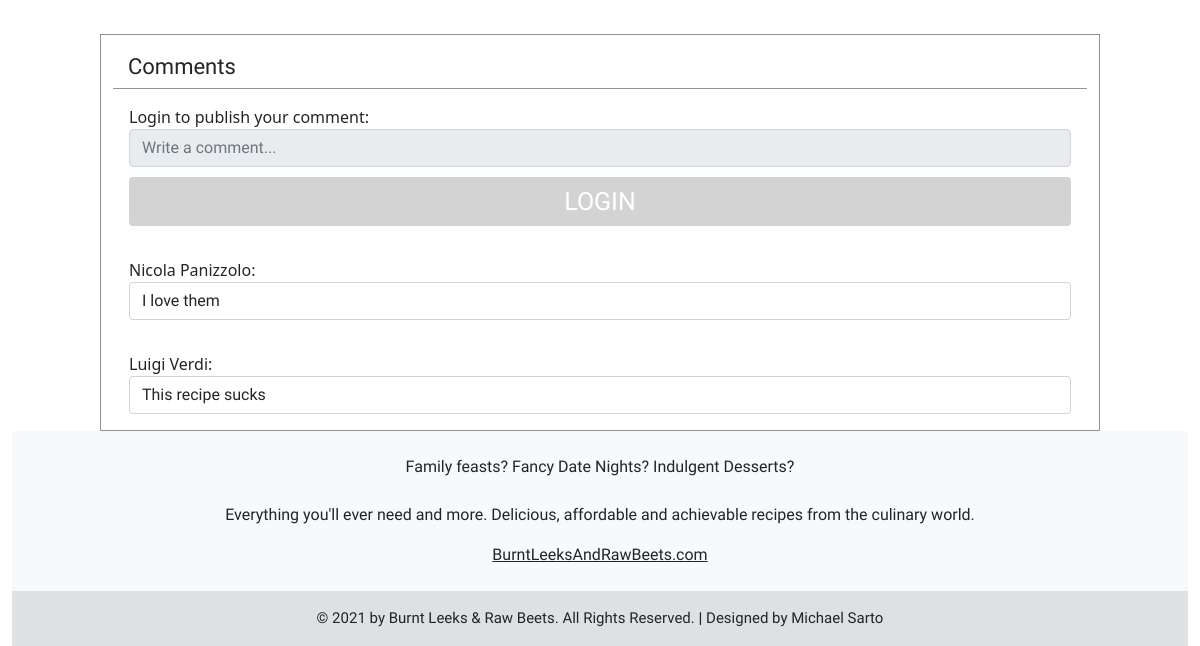
Page /recipe.php?recipe=1 (lower part) on the earlier database version.
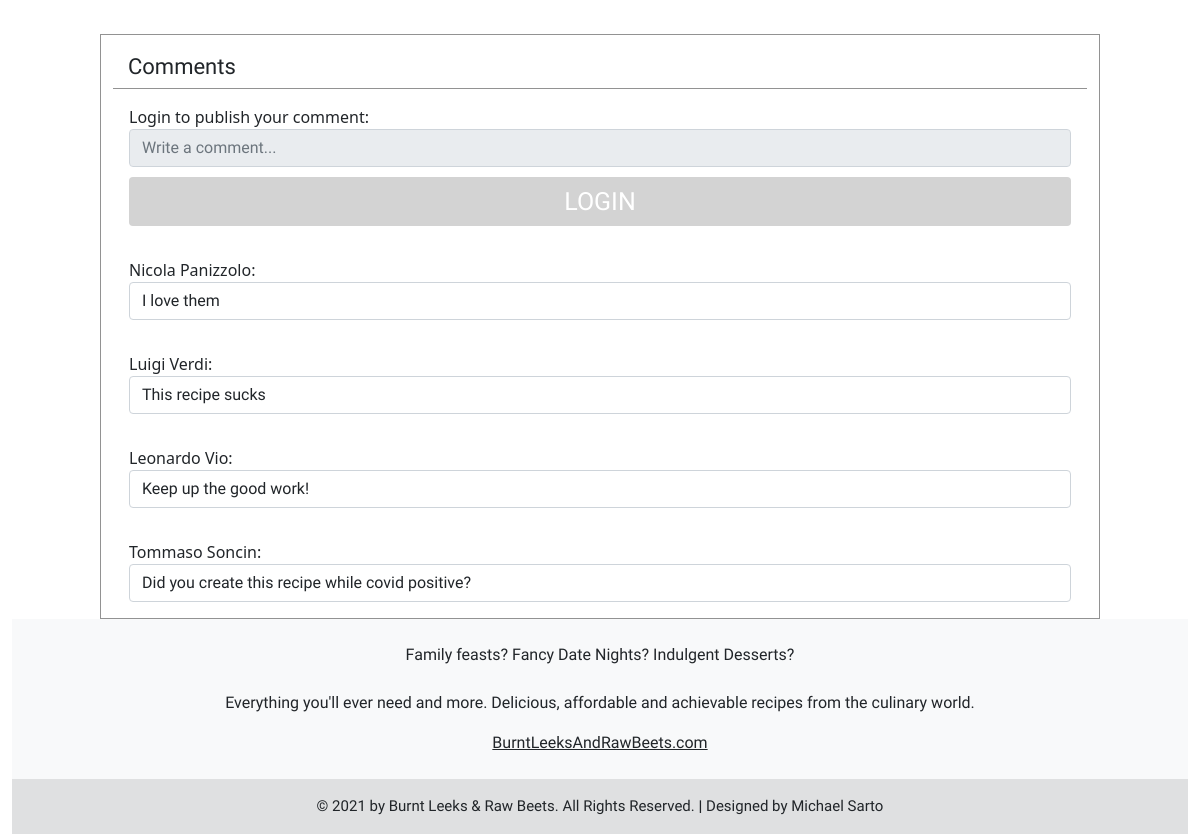
Same page on the later database version.
### tables this page shows
CREATE TABLE `reviews` (
  `IdReview` int(11) NOT NULL,
  `Stars` int(11) NOT NULL,
  `Review` varchar(255) DEFAULT NULL,
  `IdUser` int(11) NOT NULL,
  `IdRecipe` int(11) NOT NULL
);

CREATE TABLE `users` (
  `IdUser` int(11) NOT NULL,
  `Name` varchar(255) DEFAULT NULL,
  `Surname` varchar(255) DEFAULT NULL,
  `Email` varchar(255) NOT NULL,
  `Password` varchar(255) NOT NULL,
  `Newsletter` tinyint(1) NOT NULL,
  `Category` int(11) NOT NULL
);

### DBHandler.php (called while the page is built, shortened)
<?php
class DBHandler
{
    private $db;
    public function getInstance()
    {
        return $this->db;
    }
    private function connect_database()
    {
        try {
            $connection_string = 'mysql:host=localhost;dbname=foodblog;charset=utf8';
            $connection_array = array(
                PDO::ATTR_ERRMODE => PDO::ERRMODE_EXCEPTION,
                PDO::ATTR_DEFAULT_FETCH_MODE => PDO::FETCH_ASSOC
            );
            $this->db = new PDO($connection_string, USER, PASSWORD, $connection_array);
        } catch (PDOException $e) {
            $this->db = null;
        }
    }
}

### DBHandlerObject.php (called while the page is built, shortened)
<?php
$dbh = new DBHandler();

### recipe.php (the view, shortened to what this page needs)
<!DOCTYPE html>
<html lang="en">
<head>
    <?php
    require_once("header.php");
    ?>
    <link rel="stylesheet" href="ingredients.css">
    <link rel="stylesheet" href="https://cdnjs.cloudflare.com/ajax/libs/rateYo/2.3.2/jquery.rateyo.min.css">
</head>
<body>
    <div class="container-fluid">
        <?php
        require_once("reviews.php");
        require_once("footer.php"); ?>
    </div>
</body>
</html>

### reviews.php (shortened to what this page needs)
<section>
    <div class="row d-flex justify-content-center">
        <div class="col-10 borderReview" style="border-top-style: solid">
            <div class="logo" style="border-bottom-style: solid; border-color: #44444494 !important; border-width: 1px !important; padding: 15px; padding-bottom: 5px">
                Comments
            </div>
        </div>
    </div>
    <?php
    require_once('Header.php');
    if (isset($_SESSION['IdUser'])) {
        echo ' <div class="row d-flex justify-content-center">
                <div class="col-10  d-flex justify-content-center borderReview">
                    <form class="myform form" style="border: none;" action="' . (isset($_SERVER['HTTPS']) && $_SERVER['HTTPS'] === 'on' ? "https" : "http") . "://$_SERVER[HTTP_HOST]$_SERVER[REQUEST_URI]" . '" method="post">
                        <div>
                            <label for="rateYo">' . htmlentities($_SESSION['Name']) . ' publish your comment: </label><div id="rateYo" ></div>
                        </div>
                        <input type="hidden" id="hiddenRating" value="4" name="rating">
                        <div>
                            <input type="text"  class="form-control navbar-font" maxlength="255" name="content" placeholder="Write a comment...">
                            </div>
                                <input type="submit" name="submit" class="mybtn btn btn-block btn-primary logo" value="PUBLISH">
                    </form>
                </div>
            </div>';
    } else {
        echo ' <div class="row d-flex justify-content-center">
                <div class="col-10  d-flex justify-content-center borderReview">
                    <div class="myform form" style="border: none;" >
                        <div>
                            <label for="rateYo">Login to publish your comment: </label><div id="rateYo" data-rateyo-rating="4"></div>
                        </div>
                        <div>
                            <input type="text"  class="form-control navbar-font" maxlength="255" name="content" placeholder="Write a comment..." readonly>
                            </div>
                                <input type="button" name="submit" href="#" data-toggle="modal" data-target="#loginModal" class="mybtn btn btn-block btn-primary logo" value="LOGIN">
                    </div>
                </div>
            </div>';
    }
    $stmt4 = $dbh->getInstance()->prepare("SELECT users.IdUser, users.Name, users.Surname, reviews.Stars, reviews.Review, reviews.IdReview from reviews   INNER JOIN users on users.IdUser=reviews.IdUser  where reviews.IdRecipe=:idrecipe");
    $stmt4->bindParam('idrecipe', $row['IdRecipe']);
    $stmt4->execute();
    for ($cnt = 0; $stmt4->rowCount() > $cnt; ++$cnt) {
        $row4 = $stmt4->fetch();
        $name = $row4['Name'];
        $surname = $row4['Surname'];
        $stars = $row4['Stars'];
        $review = $row4['Review'];
        echo '<div class="row d-flex justify-content-center">
                <div class="col-10  d-flex justify-content-center borderReview">
                    <div class="myform form" style="border: none;">
                        ' . htmlentities($name) . ' ' . htmlentities($surname) . ': <div class="rateyo" data-rateyo-rating="' . $stars . '"></div>
                        <div class="form-control navbar-font" style="height: auto; width:auto">
                           ' . htmlentities($review);
        echo ' </div>
                    </div>
                </div>
            </div>';
    }
    ?>
    <div class="row d-flex justify-content-center">
        <div class="col-10  d-flex justify-content-center borderReview" style="border-bottom-style: solid;">
        </div>
    </div>
</section>

Differences in the rows shown:
added reviews: IdUser.Name "Leonardo", IdUser.Surname "Vio", Review "Keep up the good work!"
added reviews: IdUser.Name "Tommaso", IdUser.Surname "Soncin", Review "Did you create this recipe while covid positive?"
